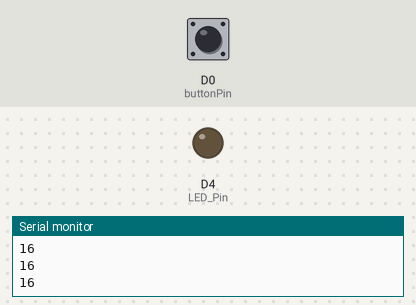
The sketch below on a simulated ESP8266 (NodeMCU). Shown: output pins drawn as LEDs (lit = HIGH), the last lines printed to the serial monitor. Dashed ring = blinking. The inputs (shaded band) are chosen by the test bench; at power-on: D0 (buttonPin) HIGH.

Above: at 1.2 s.
1.3 s: D0 (buttonPin) pulled LOW for 3.2 s
At 1.9 s:
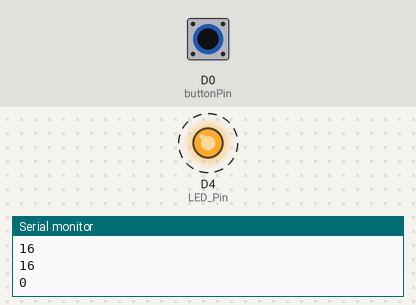
6.0 s: D0 (buttonPin) pulled LOW for 0.15 s
At 6.6 s:
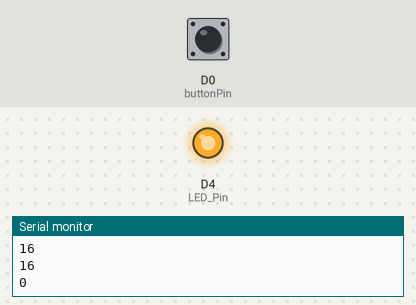
7.6 s: D0 (buttonPin) pulled LOW for 1 s
At 7.9 s:
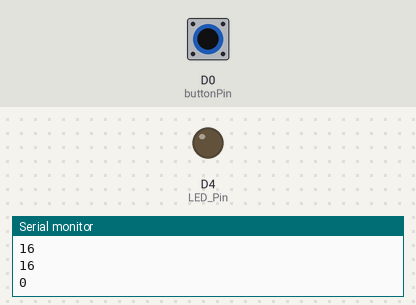
Timing chart, 0 to 10.6 s (numbered marks = the images above; inputs shaded):
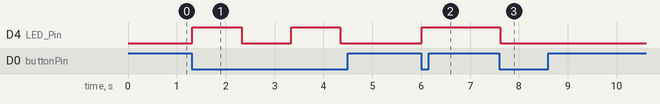

Measured:
- after the input at 1.3 s, D4 (LED_Pin): alternates HIGH for 1.0 s and LOW for 1.0 s, starting at once
- after the input at 6.0 s, D4 (LED_Pin): LOW → HIGH at once
- after the input at 7.6 s, D4 (LED_Pin): HIGH → LOW at once

The sketch:

Interfacing_Button.ino
```cpp
uint8_t LED_Pin = D4;       // declare LED pin on NodeMCU Dev Kit
uint8_t buttonPin= D0;      // declare Button pin on NodeMCU Dev Kit

int buttonState = 0;
bool temp = false;

void setup()
{
  Serial.begin(9600);
	pinMode(LED_Pin, OUTPUT);   // Initialize the LED pin as an output
  pinMode(buttonPin, INPUT_PULLUP);
  digitalWrite(LED_Pin, LOW);
}

void loop()
{
  buttonState = digitalRead(buttonPin);
  Serial.println(buttonPin);
  if(buttonState == 0)
  {
    delay(10);
    temp =! temp;
    if(buttonState == 0)
    {
      Serial.println(buttonState);
      digitalWrite(LED_Pin, temp); // Turn the LED on and off
	    delay(1000);                // Wait for a second
    }
  }
}
```
